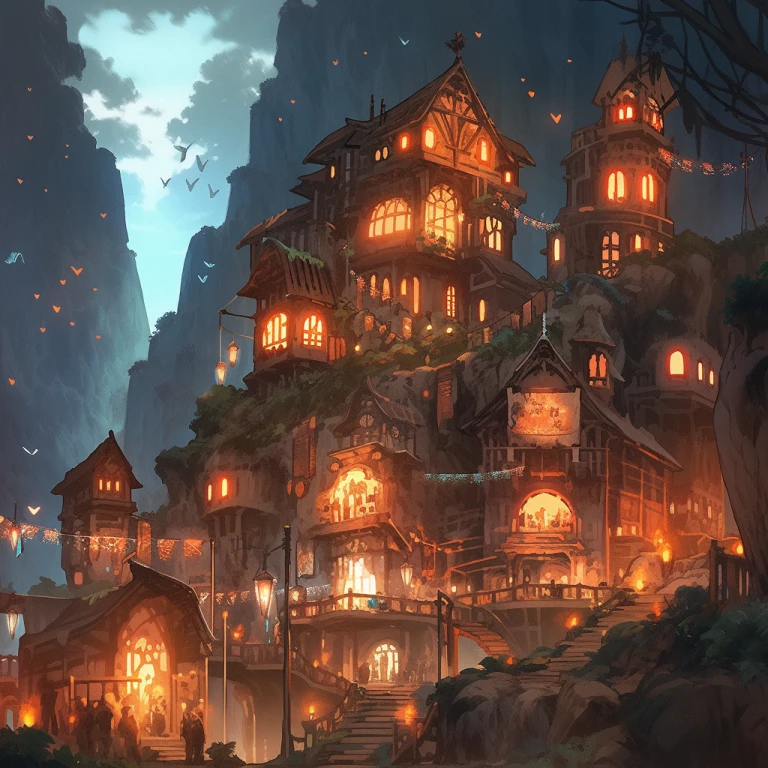
#> input picture imagens/Netherlands_AI.jpg, 768 x 768 px
$ python pratica17.py ../imagens/Netherlands_AI.jpg
#> lines starting #> are read from the running program, lines starting #| are printed output that depends on the picture; after the words box and inside, x2 and y2 are one past the last pixel; in counts of white or black regions, pixels touching at a corner belong together
import cv2
import sys

# Carregar a imagem em escala de cinza
imagem = cv2.imread(sys.argv[1], cv2.IMREAD_GRAYSCALE)
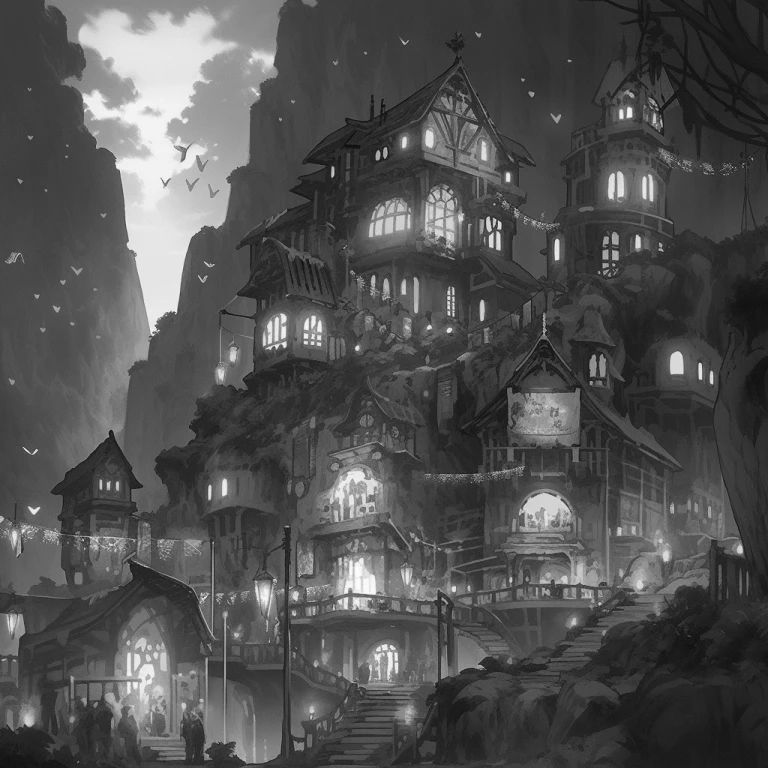
#> imagem: shape (768, 768); min 12, max 253, mean 81.2

if imagem is None:
    print(f"Não foi possível abrir {sys.argv[1]}")
    sys.exit(0)

# Aplicar limiarização binária usando OTSU
_, imagem = cv2.threshold(imagem, 1, 255, cv2.THRESH_BINARY + cv2.THRESH_OTSU)
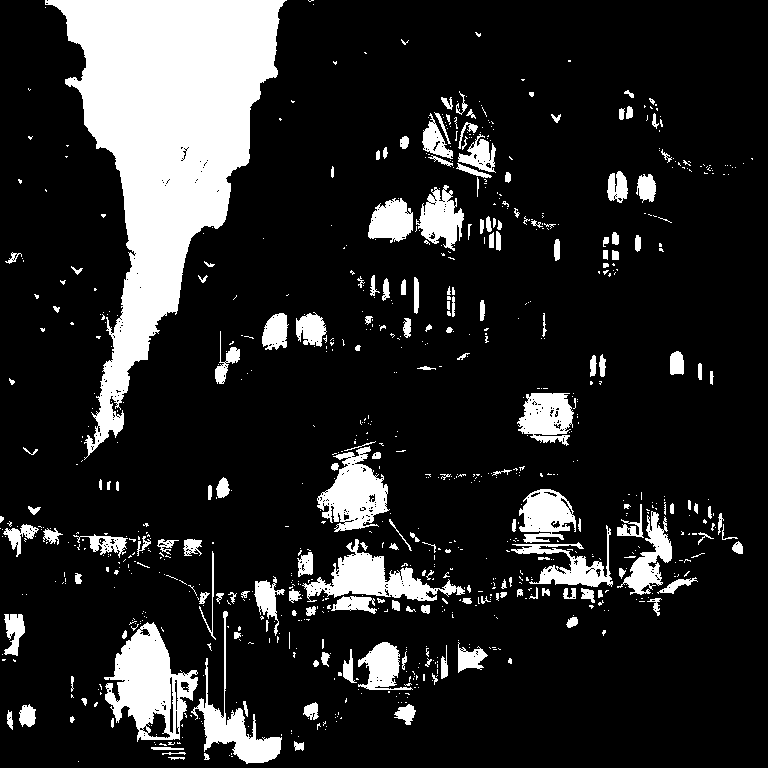
#> imagem: shape (768, 768); 15.8% white; 839 white regions (653 under 20 px)

# Encontrar contornos
contornos, _ = cv2.findContours(imagem, cv2.RETR_EXTERNAL, cv2.CHAIN_APPROX_SIMPLE)
#> contornos = 834 contours, 706 with area under 20; largest, box (x1, y1, x2, y2) and area: (45, 0, 287, 460) 45076, (104, 622, 198, 742) 6163, (302, 539, 465, 602) 3336, (317, 446, 390, 532) 3278, (191, 611, 282, 764) 2420

# Converter a imagem de escala de cinza para BGR
imagem = cv2.cvtColor(imagem, cv2.COLOR_GRAY2BGR)
#> imagem: shape (768, 768, 3); 15.8% white; 839 white regions (653 under 20 px), largest, box (x1, y1, x2, y2) and area: (45, 0, 287, 460) 45718, (104, 622, 198, 742) 5725, (302, 539, 465, 602) 3577

# Criar arquivo SVG para salvar os contornos
try:
    with open("contornos.svg", "w") as file:
        file.write(f"<svg height=\"{imagem.shape[0]}\" width=\"{imagem.shape[1]}\" xmlns=\"http://www.w3.org/2000/svg\"> \n")

        for contorno in contornos:
            # Adicionar o início do caminho
            file.write(f"<path d=\"M {contorno[0][0][0]} {contorno[0][0][1]} ")

            # Adicionar os pontos do contorno
            for point in contorno[1:]:
                file.write(f"L{point[0][0]} {point[0][1]} ")

            # Fechar o caminho
            file.write("Z\" fill=\"#cccccc\" stroke=\"black\" stroke-width=\"1\" />\n")

            # Desenhar o contorno na imagem
            cv2.drawContours(imagem, [contorno], -1, (255, 0, 0))
#> this loop made 834 passes
#> contorno on passes 1, 3, 4: [[78, 761]], [[231, 756], [232, 756]], [[229, 755]]
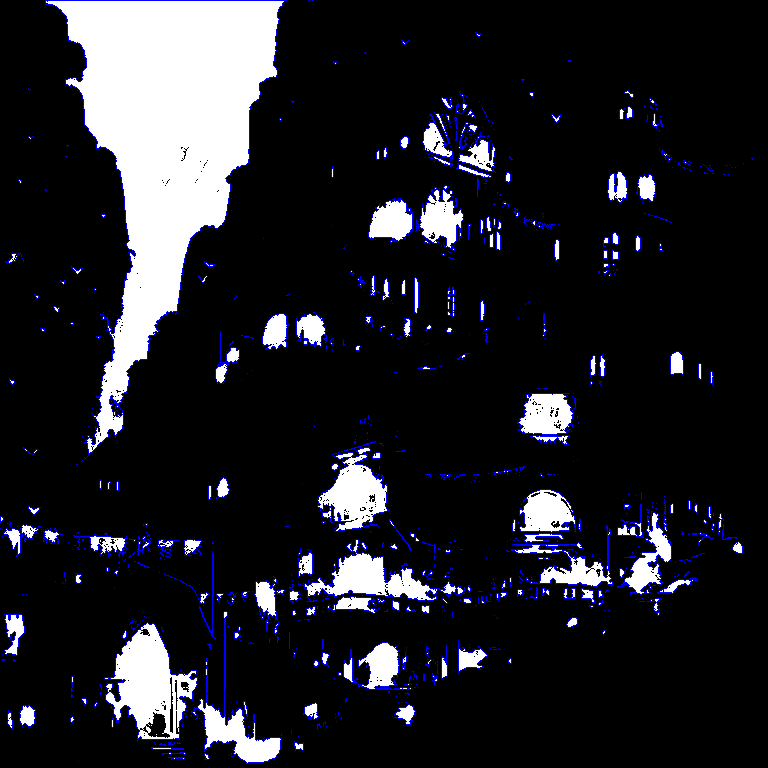
#> imagem: shape (768, 768, 3); mean B, G, R 40.4, 33.5, 33.5

        file.write("</svg>\n")
except IOError:
    print("Não foi possível abrir ou criar o arquivo contornos.svg")
    sys.exit(0)

total_pontos = sum(len(contour) for contour in contornos)
#> total_pontos = 9470
print(f"Total de pontos nos contornos: {total_pontos}")
#| Total de pontos nos contornos: 9470

# Mostrar a imagem com os contornos desenhados
cv2.imshow("imagem", imagem)
cv2.waitKey(0)
cv2.destroyAllWindows()
